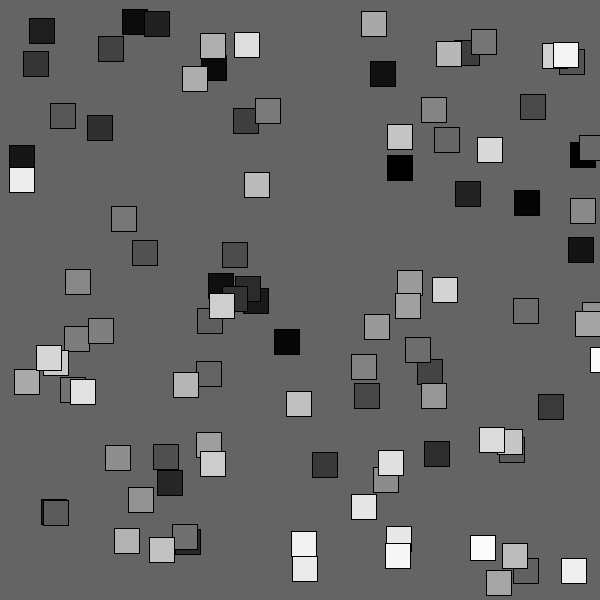
Frame 1 (no input)
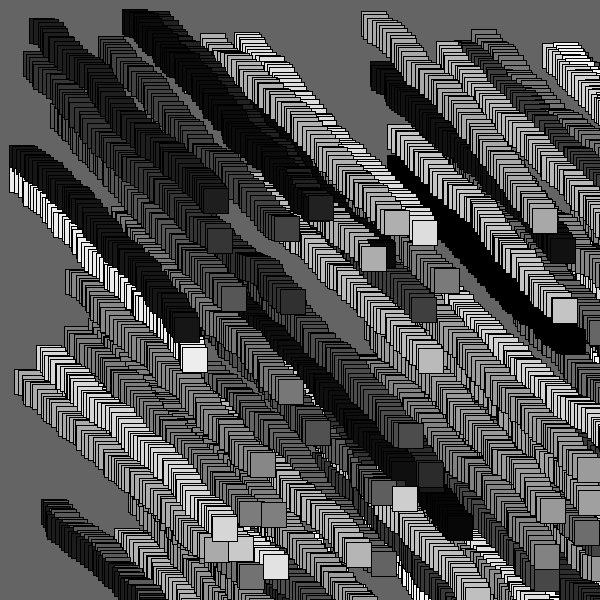
Frame 60 (the mouse pressed at the canvas centre just before this capture)
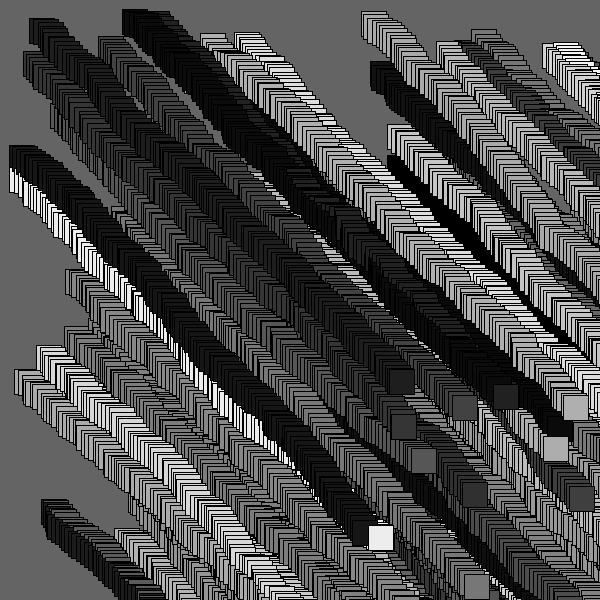
Frame 120 (the mouse held since frame 60 and released just before this capture)

The Processing sketch that drew these frames (run headless with seeded random() and noise(); from frame 60 on, the mouse is pressed at the canvas centre):

// Processing sketch: sketch_17
// ── sketch_17.pde
// this array creates two arrays of floats but with 
// no size, and with no effect in the draw loop. 

// fix the sketch so that the arrays have some size 
// and values, and are then used to draw something to 
// the screen in the draw loop. 

// finally, add behavior that changes the value of each 
// float in the loop every frame. try to add more arrays 
// (for colors, angles, etc) if there is behavior that 
// you want to change that doesn't involve positions.

float[] xPositions = new float [100];
float[] yPositions = new float [100];

void setup() {
  size(600, 600);
  background(100);
  for (int i = 0; i < xPositions.length; i++) {
    xPositions[i] = random(width);
    yPositions[i] = random(height);
  }
}

void draw() {
  fill(240);
  for (int i = 0; i < xPositions.length; i++)
  {
    fill(map(i, 0, xPositions.length, 0, 255));
    rect(xPositions[i], yPositions[i], 25, 25);
    xPositions[i] += random(1,5);
    yPositions[i] += random(1,5);
  }
}
